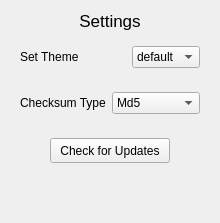
            <widget class="QWidget" name="settingsCenterMenuPage">
             <layout class="QVBoxLayout" name="verticalLayout_7">
              <item alignment="Qt::AlignTop">
               <widget class="QLabel" name="label_2">
                <property name="font">
                 <font>
                  <pointsize>13</pointsize>
                 </font>
                </property>
                <property name="text">
                 <string>Settings</string>
                </property>
                <property name="alignment">
                 <set>Qt::AlignCenter</set>
                </property>
               </widget>
              </item>
              <item>
               <widget class="QWidget" name="settingsContainer" native="true">
                <property name="sizePolicy">
                 <sizepolicy hsizetype="Preferred" vsizetype="Expanding">
                  <horstretch>0</horstretch>
                  <verstretch>0</verstretch>
                 </sizepolicy>
                </property>
                <layout class="QVBoxLayout" name="verticalLayout_22">
                 <property name="leftMargin">
                  <number>0</number>
                 </property>
                 <property name="topMargin">
                  <number>0</number>
                 </property>
                 <property name="rightMargin">
                  <number>0</number>
                 </property>
                 <property name="bottomMargin">
                  <number>0</number>
                 </property>
                 <item>
                  <widget class="QWidget" name="widget" native="true">
                   <layout class="QHBoxLayout" name="horizontalLayout_13">
                    <item>
                     <widget class="QLabel" name="label_16">
                      <property name="text">
                       <string>Set Theme</string>
                      </property>
                     </widget>
                    </item>
                    <item alignment="Qt::AlignRight">
                     <widget class="QComboBox" name="themesListSelector">
                      <property name="cursor">
                       <cursorShape>PointingHandCursor</cursorShape>
                      </property>
                      <property name="toolTip">
                       <string>Choose UI Theme</string>
                      </property>
                      <item>
                       <property name="text">
                        <string>default</string>
                       </property>
                      </item>
                      <item>
                       <property name="text">
                        <string>trees</string>
                       </property>
                      </item>
                      <item>
                       <property name="text">
                        <string>valour</string>
                       </property>
                      </item>
                     </widget>
                    </item>
                   </layout>
                  </widget>
                 </item>
                 <item>
                  <widget class="QWidget" name="widget_8" native="true">
                   <layout class="QHBoxLayout" name="horizontalLayout_26">
                    <item>
                     <widget class="QLabel" name="label_25">
                      <property name="text">
                       <string>Checksum Type</string>
                      </property>
                     </widget>
                    </item>
                    <item>
                     <widget class="QComboBox" name="hashTypeSelector">
                      <property name="cursor">
                       <cursorShape>PointingHandCursor</cursorShape>
                      </property>
                      <property name="toolTip">
                       <string>Set checksum type</string>
                      </property>
                      <item>
                       <property name="text">
                        <string>Md5</string>
                       </property>
                      </item>
                      <item>
                       <property name="text">
                        <string>Sha-1</string>
                       </property>
                      </item>
                      <item>
                       <property name="text">
                        <string>Sha-256</string>
                       </property>
                      </item>
                      <item>
                       <property name="text">
                        <string>Sha-3-256</string>
                       </property>
                      </item>
                     </widget>
                    </item>
                   </layout>
                  </widget>
                 </item>
                 <item>
                  <widget class="QWidget" name="widget_10" native="true">
                   <layout class="QHBoxLayout" name="horizontalLayout_17">
                    <item>
                     <widget class="QPushButton" name="checkForUpdates_ProgramBtnType">
                      <property name="minimumSize">
                       <size>
                        <width>0</width>
                        <height>25</height>
                       </size>
                      </property>
                      <property name="maximumSize">
                       <size>
                        <width>120</width>
                        <height>16777215</height>
                       </size>
                      </property>
                      <property name="text">
                       <string>Check for Updates</string>
                      </property>
                     </widget>
                    </item>
                   </layout>
                  </widget>
                 </item>
                 <item>
                  <spacer name="verticalSpacer_2">
                   <property name="orientation">
                    <enum>Qt::Vertical</enum>
                   </property>
                   <property name="sizeHint" stdset="0">
                    <size>
                     <width>20</width>
                     <height>40</height>
                    </size>
                   </property>
                  </spacer>
                 </item>
                </layout>
               </widget>
              </item>
             </layout>
            </widget>
